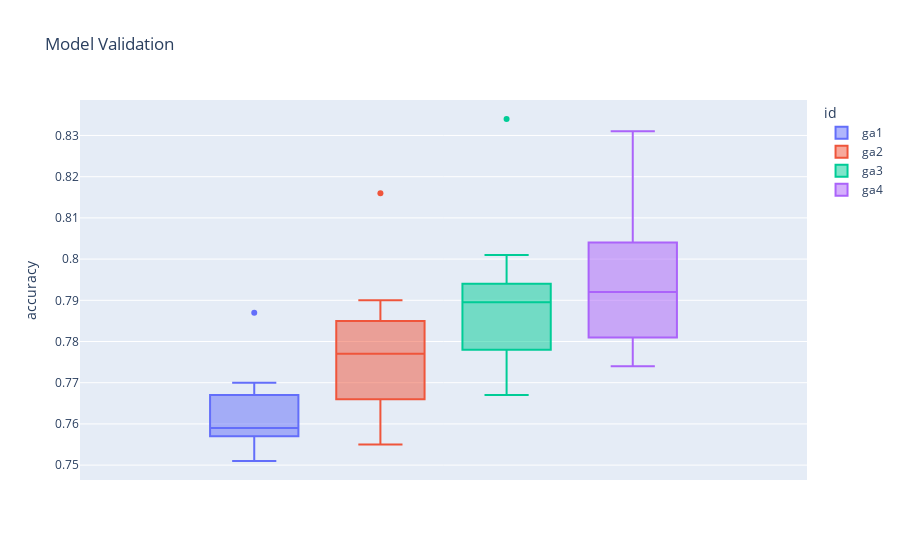

Source (notebook cell):
### Code cell
columns = list(df.columns[pd.Series(df.columns).str.startswith('k_')])
columns.remove('k_average')
l_df = pd.melt(df, id_vars =['id'], value_vars = columns, var_name ='fold', value_name ='accuracy' )

fig = px.box(
    data_frame=l_df, 
    title='Model Validation',
    y='accuracy',
    color='id')

# Show your work
fig.show()

### Figure 1 — Plotly figure (JSON) as saved in the notebook; plotly's stock layout.template omitted (floating-point values rounded to 4 significant figures)
{"data": [{"alignmentgroup": "True", "hovertemplate": "id=ga1<br>accuracy=%{y}<extra></extra>", "legendgroup": "ga1", "marker": {"color": "#636efa"}, "name": "ga1", "notched": false, "offsetgroup": "ga1", "orientation": "v", "showlegend": true, "type": "box", "x0": " ", "xaxis": "x", "y": [0.787, 0.76, 0.757, 0.752, 0.758, 0.751, 0.77, 0.757, 0.762, 0.767], "y0": " ", "yaxis": "y"}, {"alignmentgroup": "True", "hovertemplate": "id=ga2<br>accuracy=%{y}<extra></extra>", "legendgroup": "ga2", "marker": {"color": "#EF553B"}, "name": "ga2", "notched": false, "offsetgroup": "ga2", "orientation": "v", "showlegend": true, "type": "box", "x0": " ", "xaxis": "x", "y": [0.816, 0.774, 0.766, 0.77, 0.766, 0.755, 0.785, 0.782, 0.79, 0.78], "y0": " ", "yaxis": "y"}, {"alignmentgroup": "True", "hovertemplate": "id=ga3<br>accuracy=%{y}<extra></extra>", "legendgroup": "ga3", "marker": {"color": "#00cc96"}, "name": "ga3", "notched": false, "offsetgroup": "ga3", "orientation": "v", "showlegend": true, "type": "box", "x0": " ", "xaxis": "x", "y": [0.834, 0.791, 0.781, 0.776, 0.778, 0.767, 0.794, 0.788, 0.793, 0.801], "y0": " ", "yaxis": "y"}, {"alignmentgroup": "True", "hovertemplate": "id=ga4<br>accuracy=%{y}<extra></extra>", "legendgroup": "ga4", "marker": {"color": "#ab63fa"}, "name": "ga4", "notched": false, "offsetgroup": "ga4", "orientation": "v", "showlegend": true, "type": "box", "x0": " ", "xaxis": "x", "y": [0.831, 0.781, 0.787, 0.78, 0.781, 0.774, 0.804, 0.797, 0.797, 0.806], "y0": " ", "yaxis": "y"}], "layout": {"autosize": true, "boxmode": "group", "legend": {"title": {"text": "id"}, "tracegroupgap": 0}, "title": {"text": "Model Validation"}, "xaxis": {"anchor": "y", "autorange": true, "domain": [0, 1], "range": [-0.5042, 0.5042], "type": "category"}, "yaxis": {"anchor": "x", "autorange": true, "domain": [0, 1], "range": [0.7464, 0.8386], "title": {"text": "accuracy"}, "type": "linear"}}}
